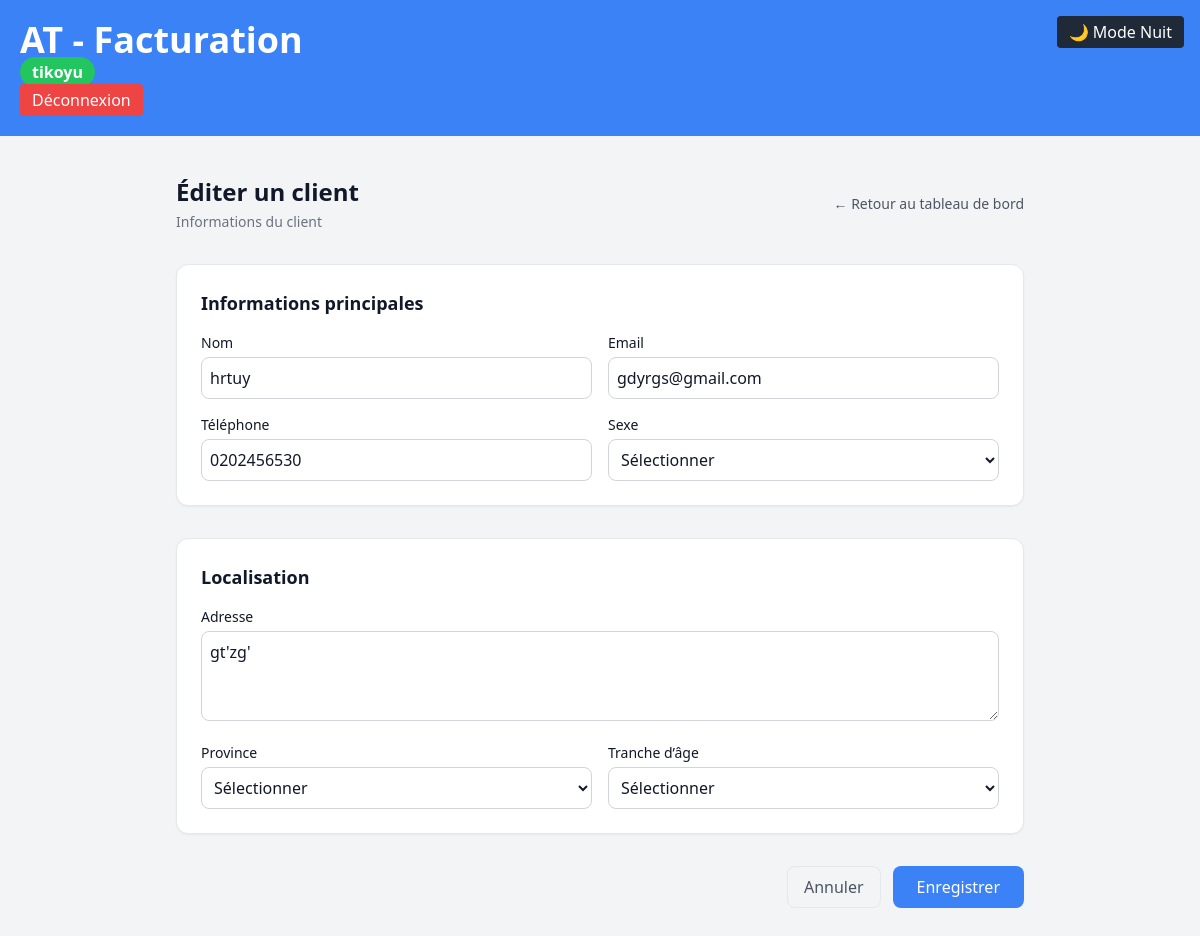
/invoices/clients/7/edit/ (signed in), run on the app's committed database.
### users/models.py (models this page shows)
class CustomUser(AbstractUser):
    STATUT_CHOICES = (
        ('freelance', 'Freelance'),
        ('pme', 'PME'),
        ('entreprise', 'Entreprise'),
    )
    is_client = models.BooleanField(default=True)
    company_name = models.CharField(max_length=255, blank=True, null=True)
    statut = models.CharField(max_length=50, choices=STATUT_CHOICES)  # plus de default
    phone = models.CharField(max_length=20, blank=True, null=True)

### core/models.py (models this page shows, shortened)
class Client(models.Model):
    SEX_CHOICES = [
        ('M', 'Masculin'),
        ('F', 'Féminin'),
        ('O', 'Autre'),
    ]
    PROVINCE_CHOICES = [
        ('province1', 'Antananarivo'),
        ('province2', 'Antsiranana'),
        ('province3', 'Toamasina'),
        ('province4', 'Mahajanga'),
        ('province5', 'Fianarantsoa'),
        ('province6', 'Toliara'),
    ]
    AGE_CHOICES = [
        ('<18', 'Moins de 18 ans'),
        ('18-25', '18-25 ans'),
        ('26-35', '26-35 ans'),
        ('36-50', '36-50 ans'),
        ('50+', 'Plus de 50 ans'),
    ]
    owner = models.ForeignKey(settings.AUTH_USER_MODEL, on_delete=models.CASCADE)
    name = models.CharField(max_length=255)
    email = models.EmailField()
    phone = models.CharField(max_length=50, blank=True, null=True)
    address = models.TextField(blank=True, null=True)
    sex = models.CharField(max_length=1, choices=SEX_CHOICES, blank=True, null=True)
    province = models.CharField(max_length=50, choices=PROVINCE_CHOICES, blank=True, null=True)
    age_range = models.CharField(
        max_length=10,
        choices=AGE_CHOICES,
        blank=True,
        null=True
    )
    created_at = models.DateTimeField(auto_now_add=True)

### core/views.py (the view, shortened to what this page needs)
# urls.py: path('clients/<int:pk>/edit/', views.client_edit, name='client_edit'),
@login_required
def client_edit(request, pk):
    client = get_object_or_404(Client, pk=pk, owner=request.user)
    return render(request, 'core/client_form.html', {'client': client})

### templates/core/client_form.html (shortened to what this page needs)
{% extends 'base.html' %}
{% block content %}
<div class="p-6 max-w-4xl mx-auto space-y-8 text-gray-900 dark:text-gray-100">
    <div class="flex items-center justify-between">
        <div>
            <h1 class="text-2xl font-bold">
                {% if client %}Éditer{% else %}Ajouter{% endif %} un client
            </h1>
            <p class="text-sm text-gray-500 dark:text-gray-400 mt-1">
                Informations du client
            </p>
        </div>
        <a href="{% url 'dashboard' %}"
           class="text-sm text-gray-600 dark:text-gray-300 hover:text-gray-900 dark:hover:text-white transition">
            ← Retour au tableau de bord
        </a>
    </div>
    <form method="POST" class="space-y-8">
        <div class="bg-white dark:bg-gray-800 border border-gray-200 dark:border-gray-700 rounded-xl shadow-sm p-6 space-y-4">
            <h2 class="text-lg font-semibold text-gray-900 dark:text-gray-100">
                Informations principales
            </h2>
            <div class="grid grid-cols-1 md:grid-cols-2 gap-4">
                <div>
                    <label class="block text-sm font-medium mb-1">Nom</label>
                    <input type="text" name="name"
                           class="border border-gray-300 dark:border-gray-600 rounded-lg p-2 w-full
                                  bg-white dark:bg-gray-700 text-gray-900 dark:text-gray-100"
                           value="{{ client.name|default:'' }}">
                </div>
                <div>
                    <label class="block text-sm font-medium mb-1">Email</label>
                    <input type="email" name="email"
                           class="border border-gray-300 dark:border-gray-600 rounded-lg p-2 w-full
                                  bg-white dark:bg-gray-700 text-gray-900 dark:text-gray-100"
                           value="{{ client.email|default:'' }}">
                </div>
                <div>
                    <label class="block text-sm font-medium mb-1">Téléphone</label>
                    <input type="text" name="phone"
                           class="border border-gray-300 dark:border-gray-600 rounded-lg p-2 w-full
                                  bg-white dark:bg-gray-700 text-gray-900 dark:text-gray-100"
                           value="{{ client.phone|default:'' }}">
                </div>
                <div>
                    <label class="block text-sm font-medium mb-1">Sexe</label>
                    <select name="sex"
                            class="border border-gray-300 dark:border-gray-600 rounded-lg p-2 w-full
                                   bg-white dark:bg-gray-700 text-gray-900 dark:text-gray-100">
                        <option value="">Sélectionner</option>
                    </select>
                </div>
            </div>
        </div>
        <div class="bg-white dark:bg-gray-800 border border-gray-200 dark:border-gray-700 rounded-xl shadow-sm p-6 space-y-4">
            <h2 class="text-lg font-semibold text-gray-900 dark:text-gray-100">Localisation</h2>
            <div class="space-y-4">
                <div>
                    <label class="block text-sm font-medium mb-1">Adresse</label>
                    <textarea name="address" rows="3"
                              class="border border-gray-300 dark:border-gray-600 rounded-lg p-2 w-full
                                     bg-white dark:bg-gray-700 text-gray-900 dark:text-gray-100">{{ client.address|default:'' }}</textarea>
                </div>
                <div class="grid grid-cols-1 md:grid-cols-2 gap-4">
                    <div>
                        <label class="block text-sm font-medium mb-1">Province</label>
                        <select name="province"
                                class="border border-gray-300 dark:border-gray-600 rounded-lg p-2 w-full
                                       bg-white dark:bg-gray-700 text-gray-900 dark:text-gray-100">
                            <option value="">Sélectionner</option>
                        </select>
                    </div>
                    <div>
                        <label class="block text-sm font-medium mb-1">Tranche d’âge</label>
                        <select name="age_range"
                                class="border border-gray-300 dark:border-gray-600 rounded-lg p-2 w-full
                                       bg-white dark:bg-gray-700 text-gray-900 dark:text-gray-100">
                            <option value="">Sélectionner</option>
                        </select>
                    </div>
                </div>
            </div>
        </div>
        <div class="flex justify-end gap-3">
            <a href="{% url 'dashboard' %}"
               class="px-4 py-2 rounded-lg border text-gray-600 dark:text-gray-300 hover:bg-gray-50 dark:hover:bg-gray-700 transition">
                Annuler
            </a>
            <button type="submit"
                    class="bg-blue-500 text-white px-6 py-2 rounded-lg hover:bg-blue-600 transition">
                Enregistrer
            </button>
        </div>
    </form>
</div>
{% endblock %}

### templates/base.html (shortened to what this page needs)
<!DOCTYPE html>
<html lang="fr">
<head>
    <script src="https://cdn.tailwindcss.com"></script>
</head>
<body class="bg-gray-100 min-h-screen transition-colors duration-300">
    <header class="bg-blue-500 text-white p-5 transition-colors duration-300">
        <h1 class="text-4xl font-bold">AT - Facturation</h1>
        {% if user.is_authenticated %}
            <span class="bg-green-500 text-white px-3 py-1 rounded-full font-semibold">{{ user.username }}</span>
            <form method="post" action="{% url 'logout' %}">
                <button type="submit" class="bg-red-500 hover:bg-red-600 text-white px-3 py-1 rounded transition-colors duration-300">
                    Déconnexion
                </button>
            </form>
        {% else %}
            <a href="{% url 'login' %}" class="bg-gray-800 text-white px-3 py-1 rounded">Se connecter</a>
        {% endif %}
        <button id="dark-mode-toggle" class="fixed top-4 right-4 bg-gray-800 text-white px-3 py-1 rounded z-50">
        </button>
    </header>
    <main class="container mx-auto p-4 transition-colors duration-300">
        {% block content %}{% endblock %}
    </main>
</body>
</html>

### templates/base.html (style rules this page uses)
:root { --color-bg: #0b0c2c; --color-card: #1a1a2e; --color-text: #f5f5f5; --color-accent: #00ffff; --color-accent2: #8a2be2; }

### data on the page
CustomUser: username "tikoyu"
Client: name "hrtuy", email "gdyrgs@gmail.com", phone "0202456530", address "gt'zg'"
